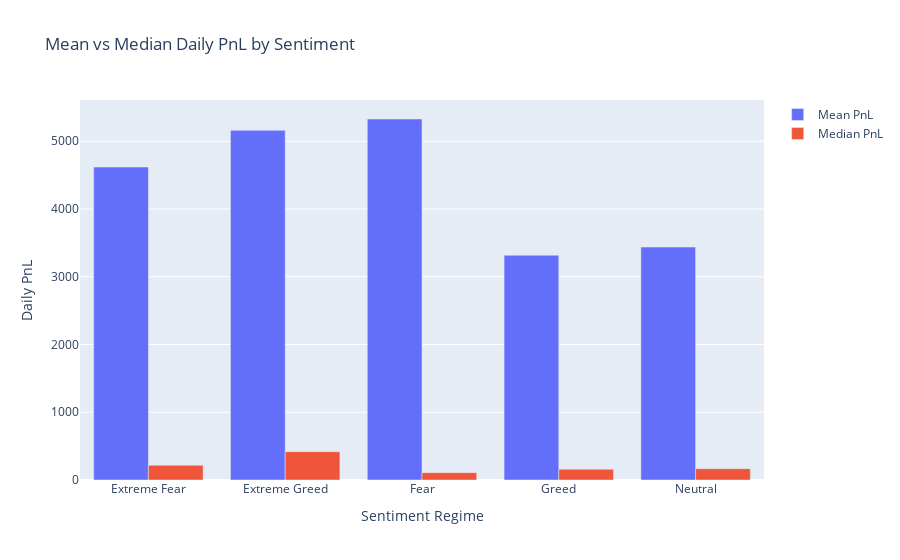

This figure's notebook cell:
### Code cell
fig = go.Figure()

fig.add_trace(go.Bar(
    x=stats["classification"],
    y=stats["mean"],
    name="Mean PnL"
))

fig.add_trace(go.Bar(
    x=stats["classification"],
    y=stats["median"],
    name="Median PnL"
))

fig.update_layout(
    barmode="group",
    title="Mean vs Median Daily PnL by Sentiment",
    xaxis_title="Sentiment Regime",
    yaxis_title="Daily PnL"
)

fig.show()

### Figure 1 — Plotly figure (JSON) as saved in the notebook; plotly's stock layout.template omitted (floating-point values rounded to 4 significant figures)
{"data": [{"name": "Mean PnL", "type": "bar", "x": ["Extreme Fear", "Extreme Greed", "Fear", "Greed", "Neutral"], "y": [4619.0, 5162.0, 5329.0, 3318.0, 3439.0]}, {"name": "Median PnL", "type": "bar", "x": ["Extreme Fear", "Extreme Greed", "Fear", "Greed", "Neutral"], "y": [218.4, 418.3, 107.9, 158.2, 167.6]}], "layout": {"barmode": "group", "title": {"text": "Mean vs Median Daily PnL by Sentiment"}, "xaxis": {"title": {"text": "Sentiment Regime"}}, "yaxis": {"title": {"text": "Daily PnL"}}}}
